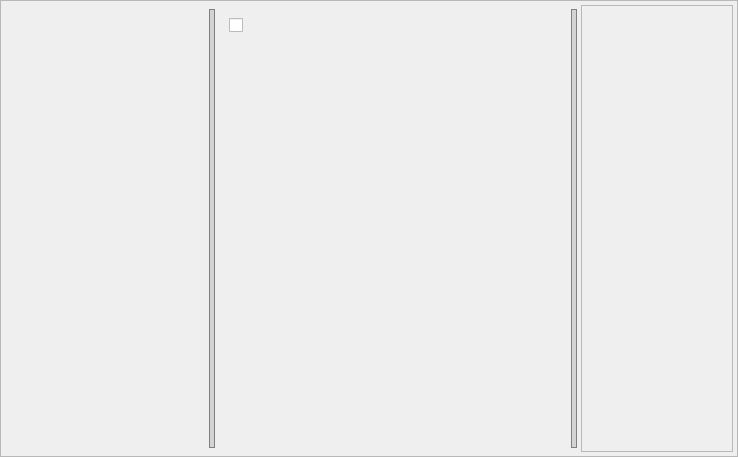
<?xml version="1.0" encoding="UTF-8"?>
<ui version="4.0">
 <class>conquest_ui::GameWindow</class>
 <widget class="QFrame" name="conquest_ui::GameWindow">
  <property name="geometry">
   <rect>
    <x>0</x>
    <y>0</y>
    <width>738</width>
    <height>457</height>
   </rect>
  </property>
  <property name="windowTitle">
   <string>Frame</string>
  </property>
  <property name="styleSheet">
   <string notr="true">QSplitter::handle {
border: 1px solid gray;
margin: 4px;
padding: 1px;
background: lightgray;
background-clip: content;
}
</string>
  </property>
  <property name="frameShape">
   <enum>QFrame::StyledPanel</enum>
  </property>
  <property name="frameShadow">
   <enum>QFrame::Raised</enum>
  </property>
  <layout class="QVBoxLayout" name="verticalLayout_2">
   <property name="spacing">
    <number>5</number>
   </property>
   <property name="leftMargin">
    <number>4</number>
   </property>
   <property name="topMargin">
    <number>4</number>
   </property>
   <property name="rightMargin">
    <number>4</number>
   </property>
   <property name="bottomMargin">
    <number>4</number>
   </property>
   <item>
    <widget class="QSplitter" name="splitter">
     <property name="orientation">
      <enum>Qt::Horizontal</enum>
     </property>
     <property name="handleWidth">
      <number>2</number>
     </property>
     <widget class="conquest_ui::GameStatsWindow" name="game_stats">
      <property name="minimumSize">
       <size>
        <width>200</width>
        <height>150</height>
       </size>
      </property>
      <property name="frameShape">
       <enum>QFrame::NoFrame</enum>
      </property>
     </widget>
     <widget class="conquest_ui::BoardWidget" name="board_widget">
      <property name="sizePolicy">
       <sizepolicy hsizetype="Expanding" vsizetype="Expanding">
        <horstretch>5</horstretch>
        <verstretch>0</verstretch>
       </sizepolicy>
      </property>
      <property name="minimumSize">
       <size>
        <width>150</width>
        <height>150</height>
       </size>
      </property>
      <property name="autoFillBackground">
       <bool>false</bool>
      </property>
      <property name="frameShape">
       <enum>QFrame::NoFrame</enum>
      </property>
      <widget class="QCheckBox" name="debug_rendering">
       <property name="geometry">
        <rect>
         <x>10</x>
         <y>10</y>
         <width>16</width>
         <height>21</height>
        </rect>
       </property>
       <property name="toolTip">
        <string>Debug Rendering</string>
       </property>
       <property name="autoFillBackground">
        <bool>true</bool>
       </property>
       <property name="text">
        <string/>
       </property>
      </widget>
     </widget>
     <widget class="QFrame" name="frame">
      <property name="sizePolicy">
       <sizepolicy hsizetype="Preferred" vsizetype="Preferred">
        <horstretch>1</horstretch>
        <verstretch>1</verstretch>
       </sizepolicy>
      </property>
      <property name="frameShape">
       <enum>QFrame::StyledPanel</enum>
      </property>
      <property name="frameShadow">
       <enum>QFrame::Raised</enum>
      </property>
      <layout class="QVBoxLayout" name="verticalLayout">
       <property name="spacing">
        <number>5</number>
       </property>
       <property name="leftMargin">
        <number>0</number>
       </property>
       <property name="topMargin">
        <number>0</number>
       </property>
       <property name="rightMargin">
        <number>0</number>
       </property>
       <property name="bottomMargin">
        <number>0</number>
       </property>
       <item>
        <widget class="core_ui::PropertiesWidget" name="variables">
         <property name="minimumSize">
          <size>
           <width>150</width>
           <height>150</height>
          </size>
         </property>
         <property name="frameShape">
          <enum>QFrame::NoFrame</enum>
         </property>
        </widget>
       </item>
      </layout>
     </widget>
    </widget>
   </item>
  </layout>
 </widget>
 <customwidgets>
  <customwidget>
   <class>core_ui::PropertiesWidget</class>
   <extends>QFrame</extends>
   <header>core_ui/properties_widget.h</header>
   <container>1</container>
  </customwidget>
  <customwidget>
   <class>conquest_ui::BoardWidget</class>
   <extends>QFrame</extends>
   <header>board_widget.h</header>
   <container>1</container>
  </customwidget>
  <customwidget>
   <class>conquest_ui::GameStatsWindow</class>
   <extends>QFrame</extends>
   <header>game_stats_window.h</header>
   <container>1</container>
  </customwidget>
 </customwidgets>
 <resources/>
 <connections/>
</ui>
